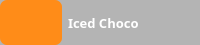
                  <widget class="QWidget" name="bestSell1_3" native="true">
                   <property name="minimumSize">
                    <size>
                     <width>0</width>
                     <height>45</height>
                    </size>
                   </property>
                   <property name="maximumSize">
                    <size>
                     <width>16777215</width>
                     <height>45</height>
                    </size>
                   </property>
                   <property name="styleSheet">
                    <string notr="true">background-color: rgb(180,180,180);
border-radius:7px;
</string>
                   </property>
                   <layout class="QHBoxLayout" name="horizontalLayout_9">
                    <property name="leftMargin">
                     <number>0</number>
                    </property>
                    <property name="topMargin">
                     <number>0</number>
                    </property>
                    <property name="bottomMargin">
                     <number>0</number>
                    </property>
                    <item>
                     <widget class="QWidget" name="widget_22" native="true">
                      <property name="minimumSize">
                       <size>
                        <width>51</width>
                        <height>0</height>
                       </size>
                      </property>
                      <property name="styleSheet">
                       <string notr="true">background-color: rgb(255, 140, 24);</string>
                      </property>
                      <layout class="QVBoxLayout" name="verticalLayout_55">
                       <item>
                        <widget class="QToolButton" name="toolButton_4">
                         <property name="text">
                          <string/>
                         </property>
                         <property name="icon">
                          <iconset>
                           <normaloff>:/iCons/icons/coffee-cup4.png</normaloff>:/iCons/icons/coffee-cup4.png</iconset>
                         </property>
                         <property name="iconSize">
                          <size>
                           <width>30</width>
                           <height>30</height>
                          </size>
                         </property>
                        </widget>
                       </item>
                      </layout>
                     </widget>
                    </item>
                    <item>
                     <widget class="QLabel" name="bestSell3">
                      <property name="minimumSize">
                       <size>
                        <width>121</width>
                        <height>31</height>
                       </size>
                      </property>
                      <property name="maximumSize">
                       <size>
                        <width>121</width>
                        <height>31</height>
                       </size>
                      </property>
                      <property name="font">
                       <font>
                        <family>Poppins</family>
                        <pointsize>10</pointsize>
                        <bold>true</bold>
                       </font>
                      </property>
                      <property name="styleSheet">
                       <string notr="true">color: white;
</string>
                      </property>
                      <property name="text">
                       <string>Iced Choco</string>
                      </property>
                      <property name="wordWrap">
                       <bool>true</bool>
                      </property>
                     </widget>
                    </item>
                   </layout>
                  </widget>
